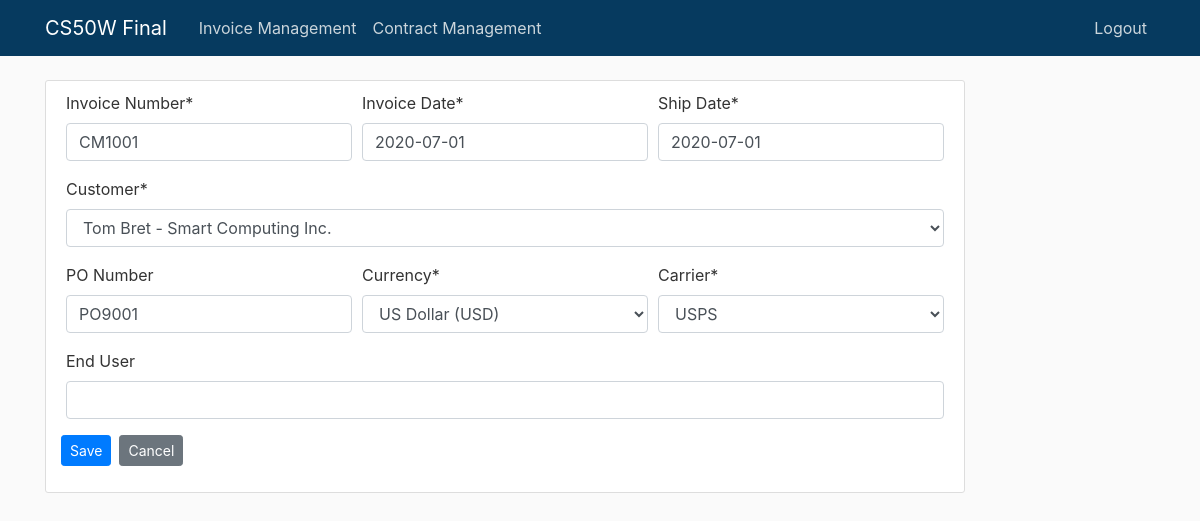
The page /invoice/CM1001/update/ (signed in) on the database its author committed.
### invoice/models.py (models this page shows, shortened)
class Invoice(models.Model):
    invoice_num = models.CharField(max_length=10, primary_key=True)
    customer = models.ForeignKey(Customer, null=True, on_delete=models.PROTECT)
    invoice_date = models.DateField()
    ship_date = models.DateField()
    po_num = models.CharField(max_length=10, null=True, blank=True)
    currency = models.ForeignKey(Currency, null=True, on_delete=models.SET_NULL)
    carrier = models.ForeignKey(Carrier, null=True, on_delete=models.SET_NULL)
    end_user = models.CharField(max_length=100, null=True, blank=True)
    creator = models.ForeignKey(User, on_delete=models.PROTECT)

### invoice/views.py (the view, shortened to what this page needs)
# urls.py: path('<str:pk>/update/', InvoiceUpdateView.as_view(), name='inv-update'),
class InvoiceUpdateView(LoginRequiredMixin, UpdateView):
    model = Invoice
    exclude = ['creator']
    def get_form_class(self):
        return InvoiceForm

### invoice/forms.py
class InvoiceForm(forms.ModelForm):
    invoice_num = forms.CharField(label="Invoice Number")
    invoice_date = forms.DateField(
        label="Invoice Date",
        widget=forms.TextInput(attrs={'placeholder': 'YYYY-MM-DD'}),
    )
    ship_date = forms.DateField(
        label="Ship Date",
        widget=forms.TextInput(attrs={'placeholder': 'YYYY-MM-DD'}),
    )
    po_num = forms.CharField(
        label="PO Number",
        required=False
    )
    end_user = forms.CharField(
        label="End User",
        required=False
    )
    class Meta:
        model = Invoice
        fields = ['invoice_num', 'customer', 'po_num', 'invoice_date', 'ship_date', 'currency', 'carrier', 'end_user']

### invoice/models.py (called while the page is built)
    def __str__(self):
        return f"{self.name} - {self.company}"

    def __str__(self):
        return self.name

    def __str__(self):
        return f"{self.name} ({self.code})"

### invoice/templates/invoice/invoice_form.html (shortened to what this page needs)
{% extends "erp/base.html" %}
{% load crispy_forms_tags %}
{% block content %}
    <div class="content-section">
        <form method="POST">
            <div class="form-row">
                <div class="form-group col-md-4 mb-0">
                    {{ form.invoice_num|as_crispy_field }}
                </div>
                <div class="form-group col-md-4 mb-0">
                    {{ form.invoice_date|as_crispy_field }}
                </div>
                <div class="form-group col-md-4 mb-0">
                    {{ form.ship_date|as_crispy_field }}
                </div>
            </div>
            <div class="form-row">
                <div class="form-group col-md-12 mb-0">
                    {{ form.customer|as_crispy_field }}
                </div>
            </div>
            <div class="form-row">
                <div class="form-group col-md-4 mb-0">
                    {{ form.po_num|as_crispy_field }}
                </div>
                <div class="form-group col-md-4 mb-0">
                    {{ form.currency|as_crispy_field }}
                </div>
                <div class="form-group col-md-4 mb-0">
                    {{ form.carrier|as_crispy_field }}
                  </div>
              </div>
            <div class="form-row">
                <div class="form-group col-md-12 mb-0">
                  {{ form.end_user|as_crispy_field }}
                </div>
            </div>
            <div class="form-row">
               <div class="form-group">
                    <button class="btn btn-primary btn-sm" type="submit">Save</button>
                </div>
                <div class="pl-2">
                    <input class="btn btn-secondary btn-sm" action="action" onclick="window.history.go(-1); return false;" type="submit"value="Cancel"/>
                </div>
            </div>
        </form>
    </div>
{% endblock %}

### erp/static/erp/main.css (style rules this page uses)
body { background: #fafafa; color: #333333; margin-top: 5rem; }
.content-section { background: #ffffff; padding: 10px 20px; border: 1px solid #dddddd; border-radius: 3px; margin-bottom: 20px; }

### rows shown on the page
Invoice: invoice_num "CM1001", invoice_date "2020-07-01", ship_date "2020-07-01", customer "Tom Bret - Smart Computing Inc.", po_num "PO9001", currency "US Dollar (USD)", carrier "USPS"
